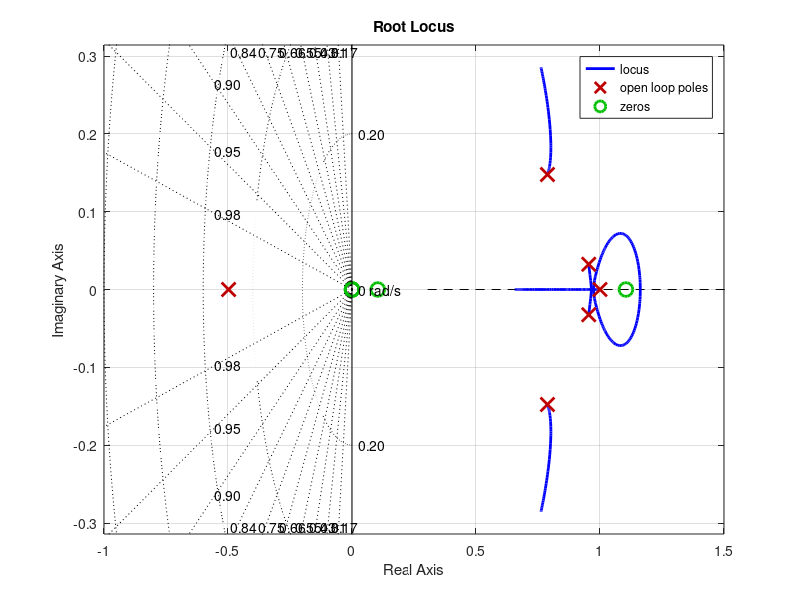

MATLAB code for this plot:
close all; clc;

% Load Controller Parameters
load('controller_params')

%% Root Locus

% Plant Transfer Fxn
plant_sys = ss(A, B, C, D, Ts);

fig = figure;
rlocus(plant_sys)
sgrid
xlim([-1 1.5])
title('Root Locus')
saveas(gcf,'ResponsePlots\RootLocus.png'); 

%% Separation Principle

